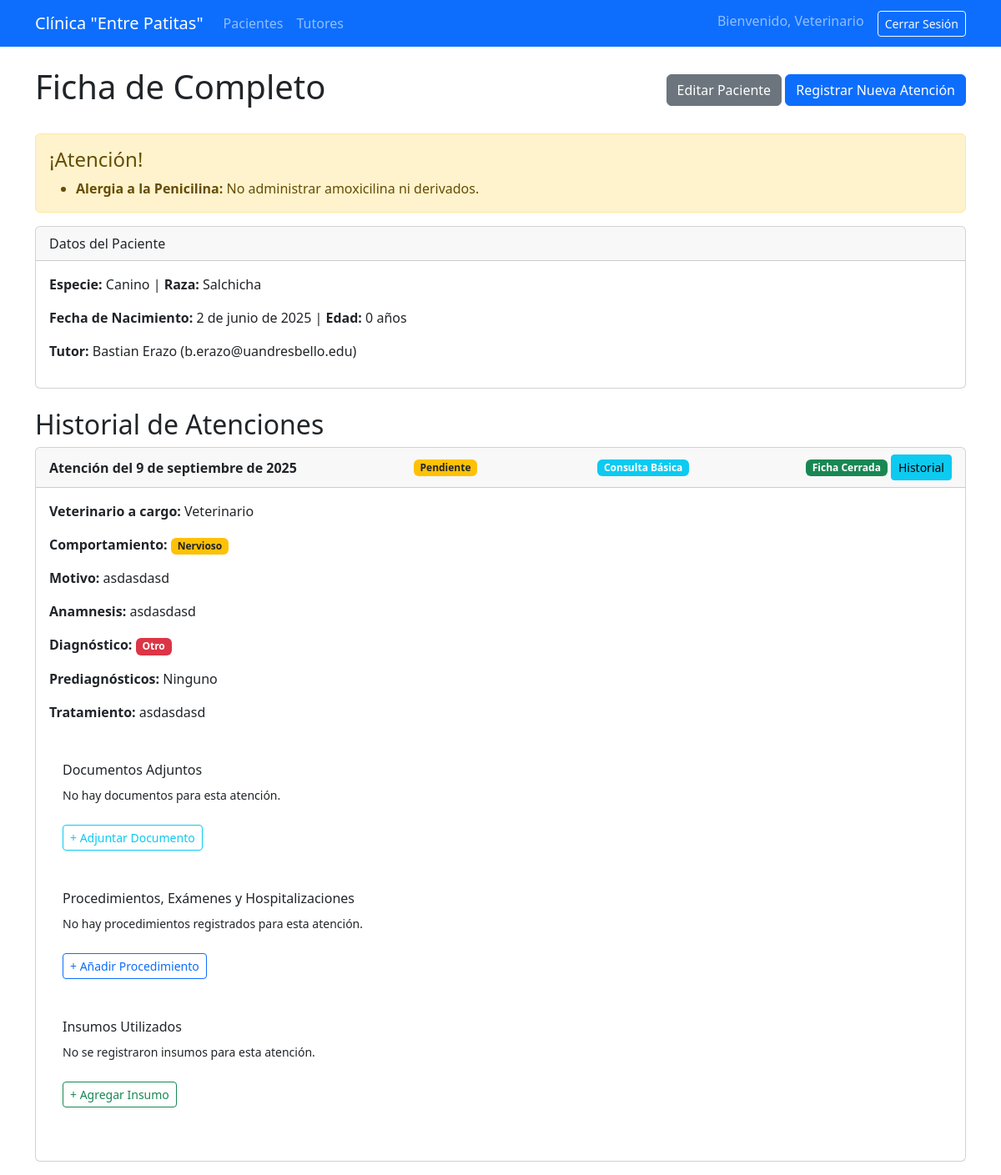
/gestion/pacientes/2/ (signed in), run on an earlier commit of the app's database.
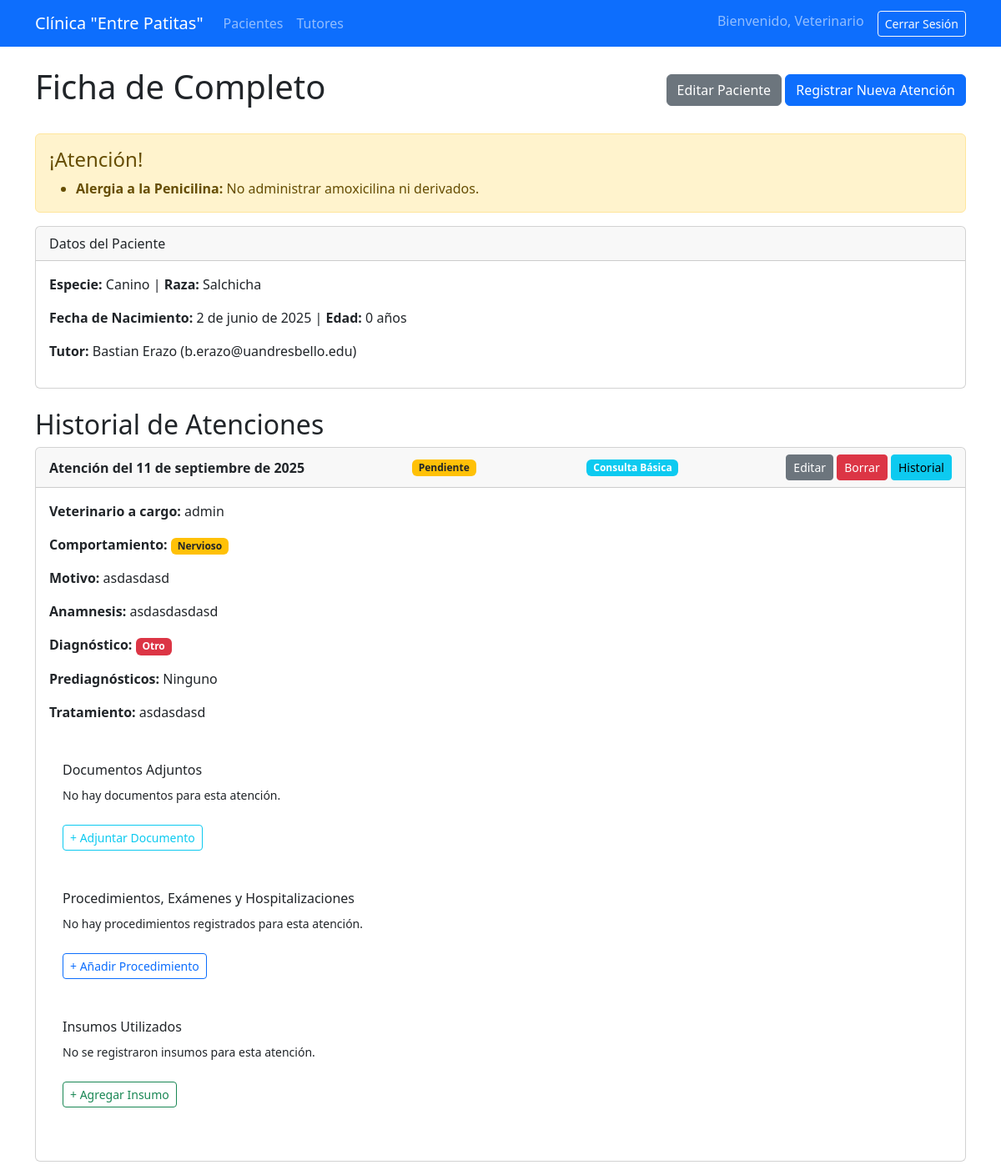
And on a later commit of the database.
### gestion/models.py (models this page shows, shortened)
class Paciente(models.Model):
    nombre = models.CharField(max_length=50)
    especie = models.CharField(max_length=50)
    raza = models.CharField(max_length=50)
    sexo = models.CharField(max_length=10)
    fecha_nacimiento = models.DateField()
    microchip_tatuaje = models.CharField(max_length=50, blank=True, null=True)
    alertas = models.ManyToManyField(AlertaClinica, blank=True, verbose_name="Alertas Clinicas")
    tutor = models.ForeignKey(Tutor, on_delete=models.CASCADE, related_name='pacientes')
    @property
    def edad(self):
        hoy = date.today()
        if self.fecha_nacimiento:
            edad_calculada = hoy.year - self.fecha_nacimiento.year
            if (hoy.month, hoy.day) < (self.fecha_nacimiento.month, self.fecha_nacimiento.day):
                edad_calculada -= 1
            return edad_calculada
        return None

class AlertaClinica(models.Model):
    CATEGORIA_CHOICES = [
        ('Alergia', 'Alergia'),
        ('Condición Crónica', 'Condición Crónica'),
        ('Comportamiento', 'Comportamiento'),
        ('Manejo Específico', 'Manejo Específico'),
    ]
    nombre = models.CharField(max_length=100, unique=True)
    descripcion = models.TextField(blank=True, null=True, help_text="Descripcion de la alerta y qué implica.")
    categoria = models.CharField(max_length=50, choices=CATEGORIA_CHOICES, default='Manejo Específico')
    NIVEL_SEVERIDAD_CHOICES = [
        ('Alta', 'Alta (Roja)'),
        ('Media', 'Media (Naranja)'),
        ('Baja', 'Baja (Azul)'),
    ]
    severidad = models.CharField(max_length=10, choices=NIVEL_SEVERIDAD_CHOICES, default='Baja')

class Tutor(models.Model):
    nombre_completo = models.CharField(max_length=100)
    rut = models.CharField(max_length=12, unique=True)
    direccion = models.CharField(max_length=200)
    telefono = models.CharField(max_length=15)
    email = models.EmailField(unique=True)

class AtencionMedica(models.Model):
    ESTADO_CHOICES = [
        ('Pendiente', 'Pendiente'),
        ('Completa', 'Completa'),
    ]
    TIPO_ATENCION_CHOICES = [
        ('Clínica', 'Clínica Veterinaria'),
        ('Club', 'Club Entre Patitas')
    ]
    TIPO_VISITA_CHOICES = [
        ('Consulta', 'Consulta Básica'),
        ('Urgencia', 'Urgencia'),
        ('Domicilio', 'Visita a Domicilio'),
    ]
    ESTADO_EMOCIONAL_CHOICES = [
        ('Tranquilo', 'Tranquilo'),
        ('Nervioso', 'Nervioso'),
        ('Agresivo', 'Agresivo'),
    ]
    ficha_clinica = models.ForeignKey(FichaClinica, on_delete=models.CASCADE, related_name='atenciones')
    fecha_atencion = models.DateTimeField(auto_now_add=True)
    veterinario = models.ForeignKey(User, on_delete=models.SET_NULL, null=True)
    tipo_atencion = models.CharField(max_length=10, choices=TIPO_ATENCION_CHOICES)
    tipo_visita = models.CharField(max_length=20, choices=TIPO_VISITA_CHOICES)
    motivo_consulta = models.TextField(help_text="Debe tener un mínimo de 10 caracteres.")
    anamnesis = models.TextField(verbose_name="Anamnesis (antecedentes previos y actuales)")
    diagnosticos = models.ManyToManyField(Diagnostico, related_name='atenciones', blank=True, verbose_name="Diagnósticos")
    prediagnosticos = models.ManyToManyField(Diagnostico, related_name='atenciones_prediagnostico', blank=True, verbose_name="Prediagnósticos (Opcional)")
    tratamiento = models.TextField()
    estado_emocional = models.CharField(max_length=20, choices=ESTADO_EMOCIONAL_CHOICES, blank=True, null=True, verbose_name="Comportamiento del Paciente")
    estado = models.CharField(max_length=20, choices=ESTADO_CHOICES, default='Pendiente', verbose_name="Estado de la Ficha")
    esta_cerrada = models.BooleanField(default=False)
    notas_hospitalizacion = models.TextField(blank=True, null=True, help_text="Notas específicas de la hospitalización")
    jaula_numero = models.CharField(max_length=10, blank=True, null=True, verbose_name="Número de Jaula")
    fecha_egreso = models.DateTimeField(blank=True, null=True, verbose_name="Fecha de Egreso")
    observaciones_sensibles = models.TextField(blank=True, null=True, verbose_name="Observaciones Médicas Sensibles (Solo personal)", help_text="Estas notas no serán visibles para el tutor.")
    history = HistoricalRecords()

class Diagnostico(models.Model):
    nombre = models.CharField(max_length=100, unique=True)
    descripcion = models.TextField(blank=True, null=True)

### gestion/views.py (the view)
# urls.py: path('pacientes/<int:paciente_id>/', views.detalle_paciente, name='detalle_paciente'),
@login_required
def detalle_paciente(request, paciente_id):
    paciente = get_object_or_404(Paciente, pk=paciente_id)
    try:
        ficha = FichaClinica.objects.get(paciente=paciente)
        atenciones = AtencionMedica.objects.filter(ficha_clinica=ficha).order_by('-fecha_atencion')
    except FichaClinica.DoesNotExist:
        ficha = None
        atenciones = []
    contexto = {
        'paciente': paciente,
        'ficha': ficha,
        'atenciones': atenciones,
    }
    return render(request, 'gestion/detalle_paciente.html', contexto)

### gestion/templates/gestion/detalle_paciente.html (shortened to what this page needs)
{% extends 'gestion/base.html' %}
{% block content %}
    <div class="d-flex justify-content-between align-items-center mb-4">
        <h1>Ficha de {{ paciente.nombre }}</h1>
        <div>
            <a href="{% url 'editar_paciente' paciente.id %}" class="btn btn-secondary">Editar Paciente</a>
            <a href="{% url 'seleccionar_tipo_atencion' paciente.id %}" class="btn btn-primary">Registrar Nueva Atención</a>
        </div>
    </div>
        {% if paciente.alertas.all %}
            <div class="alert alert-warning" role="alert">
                <h4 class="alert-heading">¡Atención!</h4>
                <ul class="mb-0">
                {% for alerta in paciente.alertas.all %}
                    <li>
                        <strong>{{ alerta.nombre }}:</strong> {{ alerta.descripcion|default:"Sin descripción." }}
                    </li>
                {% endfor %}
                </ul>
            </div>
        {% endif %}
    <div class="card mb-4">
        <div class="card-header">Datos del Paciente</div>
        <div class="card-body">
            <p><strong>Especie:</strong> {{ paciente.especie }} | <strong>Raza:</strong> {{ paciente.raza }}</p>
            <p><strong>Fecha de Nacimiento:</strong> {{ paciente.fecha_nacimiento }} | <strong>Edad:</strong> {{ paciente.edad }} años</p>
            <p><strong>Tutor:</strong> {{ paciente.tutor.nombre_completo }} ({{ paciente.tutor.email }})</p>
        </div>
    </div>
    <h2>Historial de Atenciones</h2>
    {% for atencion in atenciones %}
        <div class="card mb-3">
            <div class="card-header d-flex justify-content-between align-items-center">
                <strong>Atención del {{ atencion.fecha_atencion.date }}</strong>
                {% if atencion.estado == 'Completa' %}
                    <span class="badge bg-success">{{ atencion.estado }}</span>
                {% else %}
                    <span class="badge bg-warning text-dark">{{ atencion.estado }}</span>
                {% endif %}
                <span class="badge bg-info ms-1">{{ atencion.get_tipo_visita_display }}</span>
                <div>
                    {% if atencion.esta_cerrada %}
                        <span class="badge bg-success">Ficha Cerrada</span>
                    {% else %}
                        <a href="{% url 'editar_atencion' paciente.id atencion.id %}" class="btn btn-secondary btn-sm">Editar</a>
                        <a href="{% url 'borrar_atencion' paciente.id atencion.id %}" class="btn btn-danger btn-sm">Borrar</a>
                    {% endif %}
                    <a href="{% url 'ver_historial_atencion' atencion.id %}" class="btn btn-info btn-sm">Historial</a>
                </div>
            </div>
            <div class="card-body">
                <p><strong>Veterinario a cargo:</strong> {{ atencion.veterinario.username|default:"No asignado" }}</p>
                {% if atencion.estado_emocional %}
                    <p><strong>Comportamiento:</strong>
                        {% if atencion.estado_emocional == 'Agresivo' %}
                            <span class="badge bg-danger">{{ atencion.estado_emocional }}</span>
                        {% elif atencion.estado_emocional == 'Nervioso' %}
                            <span class="badge bg-warning text-dark">{{ atencion.estado_emocional }}</span>
                        {% else %}
                            <span class="badge bg-secondary">{{ atencion.estado_emocional }}</span>
                        {% endif %}
                    </p>
                {% endif %}
                <p><strong>Motivo:</strong> {{ atencion.motivo_consulta }}</p>
                <p><strong>Anamnesis:</strong> {{ atencion.anamnesis }}</p>
                <p><strong>Diagnóstico:</strong>
                    {% for diag in atencion.diagnosticos.all %}
                        <span class="badge bg-danger">{{ diag.nombre }}</span>
                    {% empty %}
                        Ninguno
                    {% endfor %}
                </p>
                <p><strong>Prediagnósticos:</strong>
                    {% for prediag in atencion.prediagnosticos.all %}
                        <span class="badge bg-warning text-dark">{{ prediag.nombre }}</span>
                    {% empty %}
                        Ninguno
                    {% endfor %}
                </p>
                <p><strong>Tratamiento:</strong> {{ atencion.tratamiento }}</p>
                <div class="card-body">
                    <div class="mt-3">
                        <h6>Documentos Adjuntos</h6>
                        {% if atencion.documentos.all %}
                            <ul class="list-group list-group-flush">
                            {% for doc in atencion.documentos.all %}
                                <li class="list-group-item">
                                    <a href="{{ doc.archivo.url }}" target="_blank">{{ doc.titulo }}</a>
                                    <small class="text-muted"> (Subido el: {{ doc.fecha_subida }})</small>
                                </li>
                            {% endfor %}
                            </ul>
                        {% else %}
                            <p><small>No hay documentos para esta atención.</small></p>
                        {% endif %}
                        <a href="{% url 'adjuntar_documento' atencion.id %}" class="btn btn-outline-info btn-sm mt-2">+ Adjuntar Documento</a>
                    </div>
                </div>
                <div class="card-body">
                    <div class="mt-3">
                        <h6>Procedimientos, Exámenes y Hospitalizaciones</h6>
                        {% if atencion.procedimientos.all %}
                            <ul class="list-group list-group-flush">
                            {% for procedimiento in atencion.procedimientos.all %}
                                <li class="list-group-item">
                                    <strong>{{ procedimiento.get_tipo_display }}:</strong>
                                    {% if procedimiento.tipo == 'Cirugía' and procedimiento.tipo_cirugia %}
                                        <span class="badge bg-secondary">{{ procedimiento.get_tipo_cirugia_display }}</span>
                                    {% endif %}
                                    {{ procedimiento.descripcion }}
                                    <small class="text-muted">
                                        (Inicio: {{ procedimiento.fecha_inicio }}
                                        {% if procedimiento.fecha_fin %}
                                            - Fin: {{ procedimiento.fecha_fin }}
                                        {% endif %})
                                    </small>
                                </li>
                            {% endfor %}
                            </ul>
                        {% else %}
                            <p><small>No hay procedimientos registrados para esta atención.</small></p>
                        {% endif %}
                        <a href="{% url 'crear_procedimiento' atencion.id %}" class="btn btn-outline-primary btn-sm mt-2">+ Añadir Procedimiento</a>
                    </div>
                </div>
                <div class="card-body">
                    <div class="mt-3">
                        <h6>Insumos Utilizados</h6>
                        {% if atencion.insumos_utilizados.all %}
                            <table class="table table-sm table-bordered">
                                <thead>
                                    <tr>
                                        <th>Insumo</th>
                                        <th>Cantidad</th>
                                        <th>Costo Unitario</th>
                                        <th>Costo Total</th>
                                    </tr>
                                </thead>
                                <tbody>
                                {% for item in atencion.insumos_utilizados.all %}
                                    <tr>
                                        <td>{{ item.insumo.nombre }}</td>
                                        <td>{{ item.cantidad }}</td>
                                        <td>${{ item.insumo.costo }}</td>
                                        <td>${{ item.costo_total }}</td>
                                    </tr>
                                {% endfor %}
                                </tbody>
                            </table>
                        {% else %}
                            <p><small>No se registraron insumos para esta atención.</small></p>
                        {% endif %}
                        <a href="{% url 'agregar_insumo' atencion.id %}" class="btn btn-outline-success btn-sm mt-2">+ Agregar Insumo</a>
                    </div>
                </div>
                <div class="card-body">
                </div>
            </div>
        </div>
    {% empty %}
        <div class="alert alert-info">No hay atenciones registradas.</div>
    {% endfor %}
{% endblock %}

### gestion/templates/gestion/base.html (shortened to what this page needs)
{% load static %}
<!doctype html>
<html lang="es">
<head>
    <link href="https://cdn.jsdelivr.net/npm/bootstrap@5.3.3/dist/css/bootstrap.min.css" rel="stylesheet">
</head>
<body>
    <nav class="navbar navbar-expand-lg navbar-dark bg-primary">
        <div class="container">
            <a class="navbar-brand" href="{% url 'lista_pacientes' %}">Clínica "Entre Patitas"</a>
            <div class="collapse navbar-collapse">
                <ul class="navbar-nav me-auto mb-2 mb-lg-0">
                    <li class="nav-item">
                        <a class="nav-link" href="{% url 'lista_pacientes' %}">Pacientes</a>
                    </li>
                    <li class="nav-item">
                        <a class="nav-link" href="{% url 'lista_tutores' %}">Tutores</a>
                    </li>
                </ul>
                <ul class="navbar-nav ms-auto mb-2 mb-lg-0">
                    {% if user.is_authenticated %}
                        <li class="nav-item">
                            <span class="navbar-text">
                                Bienvenido, {{ user.username }}
                            </span>
                        </li>
                        <li class="nav-item ms-3">
                            <form action="{% url 'logout' %}" method="post" class="d-inline">
                                    <button type="submit" class="btn btn-outline-light btn-sm">Cerrar Sesión</button>
                            </form>
                        </li>
                    {% else %}
                        <li class="nav-item">
                            <a href="{% url 'login' %}" class="btn btn-outline-light btn-sm">Iniciar Sesión</a>
                        </li>
                    {% endif %}
                </ul>
            </div>
        </div>
    </nav>
    <main class="container mt-4">
        {% block content %}
        {% endblock %}
    </main>
</body>
</html>

What changed in the data, as far as the page shows it:
removed AtencionMedica: fecha_atencion "9 de septiembre de 2025", estado "Pendiente", tipo_visita "Consulta Básica", esta_cerrada "Ficha Cerrada", veterinario.username "Veterinario", estado_emocional "Nervioso", motivo_consulta "asdasdasd", anamnesis "asdasdasd", tratamiento "asdasdasd", shows "No hay documentos para esta atención.", shows "No hay procedimientos registrados para esta atención.", shows "No se registraron insumos para esta atención.", Diagnostico (nombre "Otro")
added AtencionMedica: fecha_atencion "11 de septiembre de 2025", estado "Pendiente", tipo_visita "Consulta Básica", esta_cerrada "Editar", veterinario.username "admin", estado_emocional "Nervioso", motivo_consulta "asdasdasd", anamnesis "asdasdasdasd", tratamiento "asdasdasd", shows "No hay documentos para esta atención.", shows "No hay procedimientos registrados para esta atención.", shows "No se registraron insumos para esta atención.", Diagnostico (nombre "Otro")
